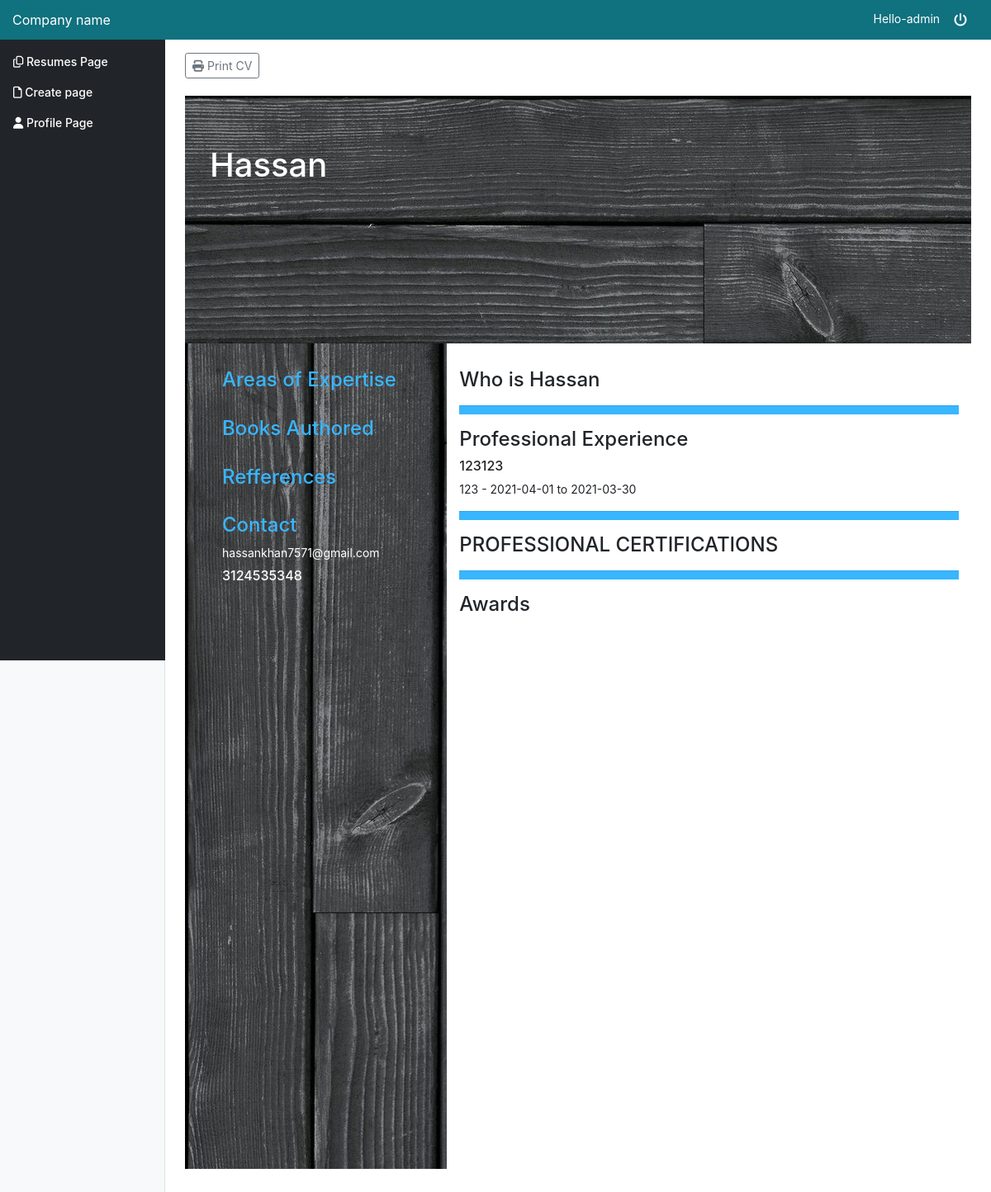
Screenshot of /dashboard/generateblackcv/41 (signed in) with the database file from the repository.
### dashboard/models.py (models this page shows, shortened)
class Profile(models.Model):
    boolChoice = (
        ("Male", "Male"), ("Female", "Female"))
    name = models.CharField(max_length=50)
    fname = models.TextField(max_length=50)
    age = models.IntegerField()
    gender = models.CharField(max_length=10, choices=boolChoice)
    profile_pic = models.ImageField(default='place.png')
    email = models.TextField(max_length=20, default=None)
    contactno1 = models.IntegerField(default=None)
    contactno2 = models.IntegerField(blank=True, null=True)
    linkedin = models.TextField(max_length=50, default=None)
    address = models.TextField(max_length=100, default=None)
    education = models.ManyToManyField(ProfileEducation, default=None)
    experience = models.ManyToManyField(ProfileExperience, default=None)
    skills = models.ManyToManyField(ProfileSkills, default=None)
    user = models.ManyToManyField(User, blank=True)

class ProfileExperience(models.Model):
    organization = models.TextField(max_length=20)
    previousDesignation = models.TextField(max_length=20)
    startingDate = models.TextField(max_length=20)
    endingDate = models.TextField(max_length=20)
    responsibilities = models.TextField(max_length=100)

### dashboard/views.py (the view)
# urls.py: path('generateblackcv/<id>', views.generateCV2, name='generateblackcv')
def generateCV2(request, id):
    uid = request.user.id
    detail = Profile.objects.filter(user=request.user).first()
    cv2 = CV2.objects.get(id=id, user=request.user)
    print(cv2)
    return render(request, 'dashboard/cvblack.html', {'detail': detail, 'id': uid, 'cv': cv2})

### dashboard/templates/dashboard/cvblack.html (shortened to what this page needs)
{% extends 'basetemplate.html' %}
{% load static %}
{%block content  %}
    <main role="main" class="col-md-9 ml-sm-auto col-lg-10 pt-3 px-4">
        <a  href="{% url 'dashboard:printblackcv' cv.id %}"  target="_blank" class="btn btn-sm btn-outline-secondary"><i class="fas fa-print"></i> Print CV</a>
        <div><br></div>
        <div class="container-fluid" style="height: 100%">
            <div class="row" style="background-color: black; color: white ; padding-top: 20px ; height: 300px ; background-image: url({% static 'woodhr.jpg' %})">
                <div style="margin-left: 30px; margin-bottom: 30px; margin-top: 40px">
                    <h1>{{ detail.name }}</h1> <br>
                </div>
            </div>
            <div class="row">
                <div class="col-4" style="color: white; padding-top: 30px;min-height: 1000px; background-image: url({% static 'wood.jpg' %});">
                    <div style="margin-left: 30px; margin-bottom: 30px">
                        <h4 style="color:  #38b6ff"> Areas of Expertise </h4>
                    </div>
                    <div style="margin-left: 30px; margin-bottom: 30px">
                        <h4 style="color:  #38b6ff"> Books Authored </h4>
                    </div>
                    <div style="margin-left: 30px; margin-bottom: 30px">
                        <h4 style="color:  #38b6ff"> Refferences </h4>
                    </div>
                    <div style="margin-left: 30px; margin-bottom: 30px">
                        <h4 style="color:  #38b6ff"> Contact </h4>
                        <h7>{{ detail.email }}</h7>
                        <h6>{{ detail.contactno1 }}</h6>
                    </div>
                </div>
                <div class="col-8" style="padding-top: 30px">
                    <div>
                        <h4>Who is {{ detail.name }}</h4>
                    </div>
                    <hr  style="background-color: #38b6ff; height: 10px">
                    <div>
                        <h4>Professional Experience </h4>
                        {% for exp in detail.experience.all %}
                            <h6>{{ exp.organization }} </h6>
                            <p>{{ exp.previousDesignation}} - {{ exp.startingDate }} to {{ exp.endingDate }}</p>
                        {% endfor %}
                    </div>
                    <hr  style="background-color: #38b6ff; height: 10px">
                    <div>
                        <h4>PROFESSIONAL CERTIFICATIONS</h4>
                    </div>
                    <hr  style="background-color: #38b6ff; height: 10px">
                    <div>
                        <h4>Awards</h4>
                    </div>
                </div>
            </div>
        </div>
    </main>
{% endblock %}

### templates/basetemplate.html (shortened to what this page needs)
{% load static %}
<!doctype html>
<html lang="en">
<head>
    <link href="{% static 'bootstrap.css' %}" rel="stylesheet">
    <link href="{% static 'dashboard.css' %}" rel="stylesheet">
    <link rel="stylesheet" href="https://ajax.googleapis.com/ajax/libs/jqueryui/1.12.1/themes/smoothness/jquery-ui.css">
</head>
<body>
<nav class="navbar navbar-dark sticky-top flex-md-nowrap p-0" style="background-color: #10717F" >
    <a class="navbar-brand col-sm-3 col-md-2 mr-0" href="">Company name</a>
    <ul class="navbar-nav px-3">
        <li class="nav-item text-nowrap">
            <form class="logout-link" action="{% url 'accounts:logout' %}" method="post">
                <span class="hello-msg" style="color: white"> Hello-{{ request.user }}</span>
                <button class="btn" style="background-color: #10717F" type="submit" > <i style="color: white;" class="fas fa-power-off"></i></button>
            </form>
        </li>
    </ul>
</nav>
<div class="container-fluid">
    <div class="row">
        <nav class="col-md-2 d-none d-md-block bg-light sidebar">
            <div class="sidebar-sticky">
                <ul class="nav flex-column">
                                        <li class="nav-item">
                        <a class="nav-link " href="{% url 'pages:createpage' %}">
                            <span ><i class="far fa-copy"></i></span> Resumes Page <span class="sr-only">(current)</span>
                        </a>
                    </li>
                    <li class="nav-item">
                        <a class="nav-link " href="{% url 'dashboard:selectcv' %}">
                            <span ><i class="far fa-file"></i></span> Create page <span class="sr-only">(current)</span>
                        </a>
                    </li>
                    <li class="nav-item">
                        <a class="nav-link " href="{% url 'dashboard:profile_form'  %}">
                            <span ><i class="fas fa-user"></i></span> Profile Page <span class="sr-only">(current)</span>
                        </a>
                    </li>
                </ul>
            </div>
        </nav>
        {% block content %}
        {% endblock %}
    </div>
</div>
</body>
</html>

### assets/dashboard.css (style rules this page uses)
body { font-size: .875rem; }
.sidebar { position: fixed; top: 0; bottom: 0; left: 0; z-index: 100; padding: 0; box-shadow: inset -1px 0 0 rgba(0, 0, 0, .1); }
.sidebar-sticky { position: -webkit-sticky; position: sticky; top: 48px; height: calc(100vh - 48px); padding-top: .5rem; overflow-x: hidden; overflow-y: auto; background-color: #212529; }
.sidebar .nav-link { font-weight: 500; color: white; }
.navbar-brand { padding-top: .75rem; padding-bottom: .75rem; font-size: 1rem; }

### rows the page displays
Profile: name "Hassan", email "hassankhan7571@gmail.com", contactno1 "3124535348"
ProfileExperience: organization "123123", previousDesignation "123", startingDate "2021-04-01", endingDate "2021-03-30"

### other values shown
{{ request.user }} "admin"
